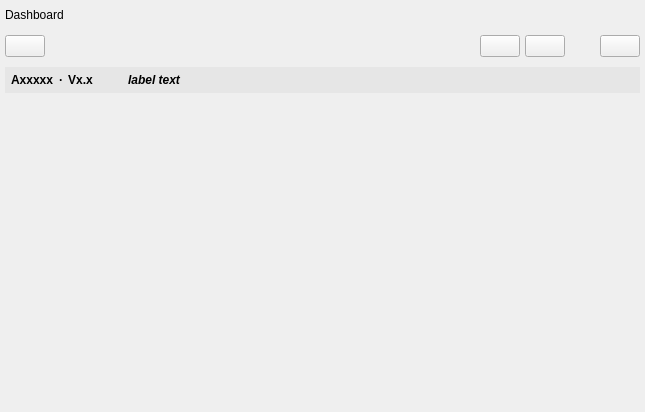
<?xml version="1.0" encoding="UTF-8"?>
<ui version="4.0">
 <class>DashboardPage</class>
 <widget class="QWidget" name="DashboardPage">
  <property name="geometry">
   <rect>
    <x>0</x>
    <y>0</y>
    <width>645</width>
    <height>412</height>
   </rect>
  </property>
  <property name="windowTitle">
   <string notr="true">Form</string>
  </property>
  <property name="styleSheet">
   <string notr="true">/* Allgemein */
QFrame[GuiRole=PageTitelFrame] { background: rgb(210, 210, 210); border-radius: 6px;	padding: 6px; }
QFrame[GuiRole=PageTitelFrame] QLabel {  font: bold 10pt; }
QFrame[GuiRole=GroupBox] { background: rgb(230, 230, 230); }

QPushButton[GuiRole=ToolBarButton] { border: 1px solid transparent; border-radius: 3px; padding: 3px; qproperty-iconSize: 24px; }
QPushButton[GuiRole=ToolBarButton]:hover { background: rgb(220, 220, 220); border-color: rgb(220, 220, 220); }
QPushButton[GuiRole=ToolBarButton]:pressed { background: rgb(220, 220, 220); border-color: rgb(110, 110, 110); }
QPushButton[GuiRole=ToolBarButton]:checked { background: rgb(220, 220, 220); border-color: rgb(110, 110, 110); }

/* Spezifisch */
QFrame#headerFrame { background: rgb(230, 230, 230); }
QFrame#headerFrame QLabel {  font: bold; }
QFrame#headerFrame QLabel#titleLabelText { font-style: italic; }

</string>
  </property>
  <layout class="QVBoxLayout" name="verticalLayout">
   <property name="spacing">
    <number>10</number>
   </property>
   <property name="leftMargin">
    <number>5</number>
   </property>
   <property name="topMargin">
    <number>5</number>
   </property>
   <property name="rightMargin">
    <number>5</number>
   </property>
   <property name="bottomMargin">
    <number>5</number>
   </property>
   <item>
    <widget class="QFrame" name="titleFrame">
     <property name="GuiRole" stdset="0">
      <string notr="true">PageTitelFrame</string>
     </property>
     <layout class="QHBoxLayout" name="horizontalLayout_27">
      <property name="leftMargin">
       <number>0</number>
      </property>
      <property name="topMargin">
       <number>0</number>
      </property>
      <property name="rightMargin">
       <number>0</number>
      </property>
      <property name="bottomMargin">
       <number>0</number>
      </property>
      <item>
       <widget class="QLabel" name="titleText">
        <property name="text">
         <string>Dashboard</string>
        </property>
       </widget>
      </item>
      <item>
       <spacer name="titleSpacer">
        <property name="orientation">
         <enum>Qt::Orientation::Horizontal</enum>
        </property>
        <property name="sizeHint" stdset="0">
         <size>
          <width>40</width>
          <height>20</height>
         </size>
        </property>
       </spacer>
      </item>
     </layout>
    </widget>
   </item>
   <item>
    <widget class="QFrame" name="toolBarFrame">
     <property name="styleSheet">
      <string notr="true"/>
     </property>
     <layout class="QHBoxLayout" name="horizontalLayout_29">
      <property name="spacing">
       <number>5</number>
      </property>
      <property name="leftMargin">
       <number>0</number>
      </property>
      <property name="topMargin">
       <number>0</number>
      </property>
      <property name="rightMargin">
       <number>0</number>
      </property>
      <property name="bottomMargin">
       <number>0</number>
      </property>
      <item>
       <widget class="QPushButton" name="refreshAllButton">
        <property name="sizePolicy">
         <sizepolicy hsizetype="Preferred" vsizetype="Fixed">
          <horstretch>0</horstretch>
          <verstretch>0</verstretch>
         </sizepolicy>
        </property>
        <property name="toolTip">
         <string>Refresh all services</string>
        </property>
        <property name="icon">
         <iconset>
          <disabledoff>:/Symbols/RefreshDashboard_P.png</disabledoff>
          <activeon>:/Symbols/RefreshDashboard_A.png</activeon>
         </iconset>
        </property>
        <property name="iconSize">
         <size>
          <width>24</width>
          <height>24</height>
         </size>
        </property>
        <property name="GuiRole" stdset="0">
         <string notr="true">ToolBarButton</string>
        </property>
       </widget>
      </item>
      <item>
       <spacer name="horizontalSpacer_5">
        <property name="orientation">
         <enum>Qt::Orientation::Horizontal</enum>
        </property>
        <property name="sizeHint" stdset="0">
         <size>
          <width>10</width>
          <height>5</height>
         </size>
        </property>
       </spacer>
      </item>
      <item>
       <widget class="QPushButton" name="reloadServiceMapButton">
        <property name="enabled">
         <bool>true</bool>
        </property>
        <property name="sizePolicy">
         <sizepolicy hsizetype="Preferred" vsizetype="Fixed">
          <horstretch>0</horstretch>
          <verstretch>0</verstretch>
         </sizepolicy>
        </property>
        <property name="toolTip">
         <string>Reload service map</string>
        </property>
        <property name="icon">
         <iconset>
          <disabledoff>:/Symbols/Reload_P.png</disabledoff>
          <activeon>:/Symbols/Reload_A.png</activeon>
         </iconset>
        </property>
        <property name="iconSize">
         <size>
          <width>24</width>
          <height>24</height>
         </size>
        </property>
        <property name="GuiRole" stdset="0">
         <string notr="true">ToolBarButton</string>
        </property>
       </widget>
      </item>
      <item>
       <widget class="QPushButton" name="openInEditorButton">
        <property name="enabled">
         <bool>true</bool>
        </property>
        <property name="sizePolicy">
         <sizepolicy hsizetype="Preferred" vsizetype="Fixed">
          <horstretch>0</horstretch>
          <verstretch>0</verstretch>
         </sizepolicy>
        </property>
        <property name="toolTip">
         <string>Open service map in external in editor</string>
        </property>
        <property name="icon">
         <iconset>
          <disabledoff>:/Symbols/OpenExternal_P.png</disabledoff>
          <activeon>:/Symbols/OpenExternal_A.png</activeon>
         </iconset>
        </property>
        <property name="iconSize">
         <size>
          <width>24</width>
          <height>24</height>
         </size>
        </property>
        <property name="GuiRole" stdset="0">
         <string notr="true">ToolBarButton</string>
        </property>
       </widget>
      </item>
      <item>
       <spacer name="spacer_4">
        <property name="orientation">
         <enum>Qt::Orientation::Horizontal</enum>
        </property>
        <property name="sizeType">
         <enum>QSizePolicy::Policy::Fixed</enum>
        </property>
        <property name="sizeHint" stdset="0">
         <size>
          <width>30</width>
          <height>5</height>
         </size>
        </property>
       </spacer>
      </item>
      <item>
       <widget class="QPushButton" name="moreButton">
        <property name="sizePolicy">
         <sizepolicy hsizetype="Preferred" vsizetype="Fixed">
          <horstretch>0</horstretch>
          <verstretch>0</verstretch>
         </sizepolicy>
        </property>
        <property name="toolTip">
         <string>Menu</string>
        </property>
        <property name="icon">
         <iconset>
          <disabledoff>:/Symbols/More_P.png</disabledoff>
          <activeon>:/Symbols/More_A.png</activeon>
         </iconset>
        </property>
        <property name="iconSize">
         <size>
          <width>24</width>
          <height>24</height>
         </size>
        </property>
        <property name="GuiRole" stdset="0">
         <string notr="true">ToolBarButton</string>
        </property>
       </widget>
      </item>
     </layout>
    </widget>
   </item>
   <item>
    <widget class="QFrame" name="headerFrame">
     <layout class="QHBoxLayout" name="horizontalLayout">
      <property name="spacing">
       <number>5</number>
      </property>
      <property name="leftMargin">
       <number>6</number>
      </property>
      <property name="topMargin">
       <number>6</number>
      </property>
      <property name="rightMargin">
       <number>6</number>
      </property>
      <property name="bottomMargin">
       <number>6</number>
      </property>
      <item>
       <widget class="QLabel" name="titleApplicationTypeText">
        <property name="text">
         <string notr="true">Axxxxx</string>
        </property>
        <property name="alignment">
         <set>Qt::AlignmentFlag::AlignLeading|Qt::AlignmentFlag::AlignLeft|Qt::AlignmentFlag::AlignVCenter</set>
        </property>
       </widget>
      </item>
      <item>
       <widget class="QLabel" name="label_3">
        <property name="text">
         <string notr="true">·</string>
        </property>
        <property name="alignment">
         <set>Qt::AlignmentFlag::AlignCenter</set>
        </property>
       </widget>
      </item>
      <item>
       <widget class="QLabel" name="titleApplicationVersionText">
        <property name="text">
         <string notr="true">Vx.x</string>
        </property>
        <property name="alignment">
         <set>Qt::AlignmentFlag::AlignCenter</set>
        </property>
       </widget>
      </item>
      <item>
       <spacer name="spacer_2">
        <property name="orientation">
         <enum>Qt::Orientation::Horizontal</enum>
        </property>
        <property name="sizeType">
         <enum>QSizePolicy::Policy::Fixed</enum>
        </property>
        <property name="sizeHint" stdset="0">
         <size>
          <width>30</width>
          <height>5</height>
         </size>
        </property>
       </spacer>
      </item>
      <item>
       <widget class="QLabel" name="titleLabelText">
        <property name="text">
         <string notr="true">label text</string>
        </property>
       </widget>
      </item>
      <item>
       <spacer name="spacer">
        <property name="orientation">
         <enum>Qt::Orientation::Horizontal</enum>
        </property>
        <property name="sizeHint" stdset="0">
         <size>
          <width>10</width>
          <height>5</height>
         </size>
        </property>
       </spacer>
      </item>
     </layout>
    </widget>
   </item>
   <item>
    <widget class="QScrollArea" name="scrollArea">
     <property name="toolTip">
      <string>Service map dashboard</string>
     </property>
     <property name="frameShape">
      <enum>QFrame::Shape::NoFrame</enum>
     </property>
     <property name="widgetResizable">
      <bool>true</bool>
     </property>
     <widget class="QWidget" name="dashboardArea">
      <property name="geometry">
       <rect>
        <x>0</x>
        <y>0</y>
        <width>635</width>
        <height>280</height>
       </rect>
      </property>
     </widget>
    </widget>
   </item>
  </layout>
  <action name="saveConfigurationMenuItem">
   <property name="icon">
    <iconset>
     <disabledoff>:/Symbols/ExportConfiguration_P.png</disabledoff>
     <activeon>:/Symbols/ExportConfiguration_A.png</activeon>
    </iconset>
   </property>
   <property name="text">
    <string>Save configuration</string>
   </property>
   <property name="toolTip">
    <string>Save all read/writable service content in a single file</string>
   </property>
   <property name="menuRole">
    <enum>QAction::MenuRole::NoRole</enum>
   </property>
  </action>
  <action name="loadConfigurationMenuItem">
   <property name="icon">
    <iconset>
     <disabledoff>:/Symbols/ImportConfiguration_P.png</disabledoff>
     <activeon>:/Symbols/ImportConfiguration_A.png</activeon>
    </iconset>
   </property>
   <property name="text">
    <string>Load configuration</string>
   </property>
   <property name="toolTip">
    <string>Load service content from a single file</string>
   </property>
   <property name="menuRole">
    <enum>QAction::MenuRole::NoRole</enum>
   </property>
  </action>
  <action name="refreshAllMenuItem">
   <property name="icon">
    <iconset>
     <disabledoff>:/Symbols/RefreshDashboard_P.png</disabledoff>
     <activeon>:/Symbols/RefreshDashboard_A.png</activeon>
    </iconset>
   </property>
   <property name="text">
    <string>Refresh all services</string>
   </property>
   <property name="toolTip">
    <string>Refresh all services</string>
   </property>
   <property name="menuRole">
    <enum>QAction::MenuRole::NoRole</enum>
   </property>
  </action>
  <action name="downloadMeniItem">
   <property name="icon">
    <iconset>
     <disabledoff>:/Symbols/Download_P.png</disabledoff>
     <activeon>:/Symbols/Download_A.png</activeon>
    </iconset>
   </property>
   <property name="text">
    <string>Download service map</string>
   </property>
   <property name="toolTip">
    <string>Download service map of current device</string>
   </property>
   <property name="menuRole">
    <enum>QAction::MenuRole::NoRole</enum>
   </property>
  </action>
  <action name="importMenuItem">
   <property name="icon">
    <iconset>
     <disabledoff>:/Symbols/ImportServiceMap_P.png</disabledoff>
     <activeon>:/Symbols/ImportServiceMap_A.png</activeon>
    </iconset>
   </property>
   <property name="text">
    <string>Import service map</string>
   </property>
   <property name="toolTip">
    <string>Import service map of current device</string>
   </property>
   <property name="menuRole">
    <enum>QAction::MenuRole::NoRole</enum>
   </property>
  </action>
  <action name="openInEditorMenuItem">
   <property name="icon">
    <iconset>
     <disabledoff>:/Symbols/OpenExternal_P.png</disabledoff>
     <activeoff>:/Symbols/OpenExternal_A.png</activeoff>
    </iconset>
   </property>
   <property name="text">
    <string>Open service map in editor</string>
   </property>
   <property name="toolTip">
    <string>Open service map in external in editor</string>
   </property>
   <property name="menuRole">
    <enum>QAction::MenuRole::NoRole</enum>
   </property>
  </action>
  <action name="customAccessMenuItem">
   <property name="icon">
    <iconset>
     <disabledoff>:/Symbols/CustomAccess_P.png</disabledoff>
     <activeon>:/Symbols/CustomAccess_A.png</activeon>
    </iconset>
   </property>
   <property name="text">
    <string>Custom access</string>
   </property>
   <property name="toolTip">
    <string>Open custom access page</string>
   </property>
   <property name="menuRole">
    <enum>QAction::MenuRole::NoRole</enum>
   </property>
  </action>
  <action name="reloadMenuItem">
   <property name="icon">
    <iconset>
     <disabledoff>:/Symbols/Reload_P.png</disabledoff>
     <activeon>:/Symbols/Reload_A.png</activeon>
    </iconset>
   </property>
   <property name="text">
    <string>Reload service map</string>
   </property>
   <property name="toolTip">
    <string>Reload service map</string>
   </property>
   <property name="menuRole">
    <enum>QAction::MenuRole::NoRole</enum>
   </property>
  </action>
  <action name="jumpToRelatedServiceMenuItem">
   <property name="icon">
    <iconset>
     <disabledoff>:/Symbols/ServiceList_P.png</disabledoff>
     <activeon>:/Symbols/ServiceList_A.png</activeon>
    </iconset>
   </property>
   <property name="text">
    <string>Jump to related service</string>
   </property>
   <property name="toolTip">
    <string>Open service list page and select related service</string>
   </property>
   <property name="menuRole">
    <enum>QAction::MenuRole::NoRole</enum>
   </property>
  </action>
  <action name="refreshOneMenuItem">
   <property name="icon">
    <iconset>
     <disabledoff>:/Symbols/RefreshWidget_P.png</disabledoff>
     <activeon>:/Symbols/RefreshWidget_A.png</activeon>
    </iconset>
   </property>
   <property name="text">
    <string>Refresh this widget</string>
   </property>
   <property name="toolTip">
    <string>Refresh the widget service, the mouse pointer is currently hovering over</string>
   </property>
   <property name="menuRole">
    <enum>QAction::MenuRole::NoRole</enum>
   </property>
  </action>
  <action name="copyToClipboardMenuItem">
   <property name="icon">
    <iconset>
     <disabledoff>:/Symbols/CopyToClipboard_P.png</disabledoff>
     <activeon>:/Symbols/CopyToClipboard_A.png</activeon>
    </iconset>
   </property>
   <property name="text">
    <string>Copy to clipboard</string>
   </property>
   <property name="toolTip">
    <string>Copy widget content to clipboard</string>
   </property>
   <property name="menuRole">
    <enum>QAction::MenuRole::NoRole</enum>
   </property>
  </action>
 </widget>
 <resources/>
 <connections/>
</ui>
